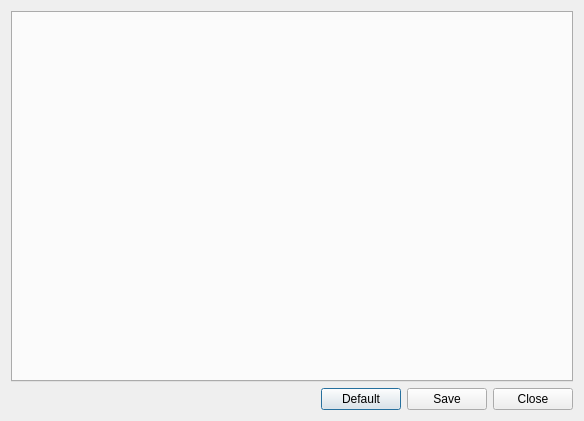
<?xml version="1.0" encoding="UTF-8"?>
<ui version="4.0">
 <class>ZEDOptionsWindowMultiple</class>
 <widget class="QDialog" name="ZEDOptionsWindowMultiple">
  <property name="geometry">
   <rect>
    <x>0</x>
    <y>0</y>
    <width>584</width>
    <height>421</height>
   </rect>
  </property>
  <property name="windowTitle">
   <string>Options</string>
  </property>
  <layout class="QVBoxLayout" name="verticalLayout">
   <item>
    <widget class="QTabWidget" name="tabOptionPages">
     <property name="currentIndex">
      <number>-1</number>
     </property>
    </widget>
   </item>
   <item>
    <layout class="QHBoxLayout" name="horizontalLayout">
     <item>
      <spacer name="horizontalSpacer">
       <property name="orientation">
        <enum>Qt::Horizontal</enum>
       </property>
       <property name="sizeHint" stdset="0">
        <size>
         <width>40</width>
         <height>20</height>
        </size>
       </property>
      </spacer>
     </item>
     <item>
      <widget class="QPushButton" name="btnDefault">
       <property name="text">
        <string>Default</string>
       </property>
      </widget>
     </item>
     <item>
      <widget class="QPushButton" name="btnSave">
       <property name="text">
        <string>Save</string>
       </property>
      </widget>
     </item>
     <item>
      <widget class="QPushButton" name="btnClose">
       <property name="text">
        <string>Close</string>
       </property>
      </widget>
     </item>
    </layout>
   </item>
  </layout>
 </widget>
 <resources/>
 <connections/>
</ui>
